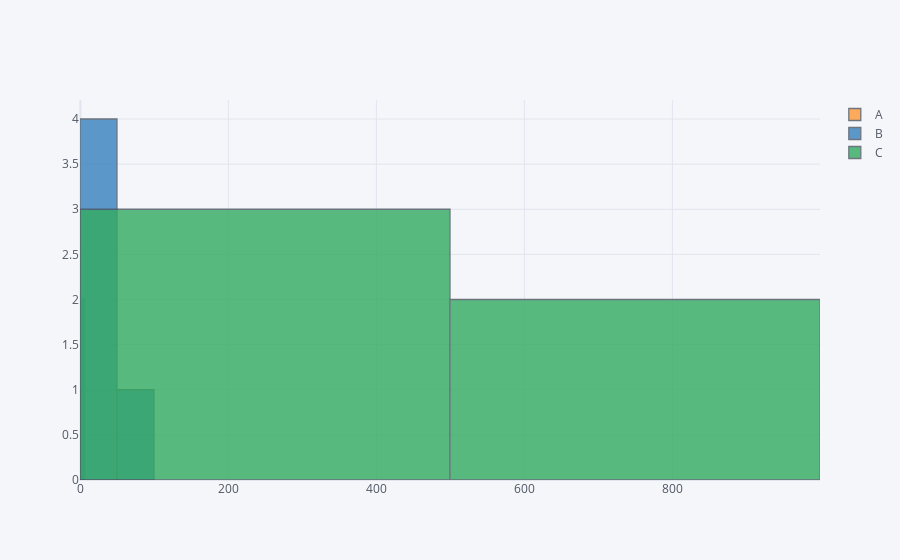

This figure's notebook cell:
### Markdown cell above
9. Make histogram of a dataframe

### Code cell
df3.iplot(kind='hist')

### Figure 1 — Plotly figure (JSON) as saved in the notebook; plotly's stock layout.template omitted (floating-point values rounded to 4 significant figures)
{"data": [{"histfunc": "count", "histnorm": "", "marker": {"color": "rgba(255, 153, 51, 1.0)", "line": {"color": "#4D5663", "width": 1.3}}, "name": "A", "opacity": 0.8, "orientation": "v", "type": "histogram", "x": [1, 2, 3, 4, 5]}, {"histfunc": "count", "histnorm": "", "marker": {"color": "rgba(55, 128, 191, 1.0)", "line": {"color": "#4D5663", "width": 1.3}}, "name": "B", "opacity": 0.8, "orientation": "v", "type": "histogram", "x": [20, 11, 45, 29, 87]}, {"histfunc": "count", "histnorm": "", "marker": {"color": "rgba(50, 171, 96, 1.0)", "line": {"color": "#4D5663", "width": 1.3}}, "name": "C", "opacity": 0.8, "orientation": "v", "type": "histogram", "x": [899, 231, 29, 323, 567]}], "layout": {"barmode": "overlay", "legend": {"bgcolor": "#F5F6F9", "font": {"color": "#4D5663"}}, "paper_bgcolor": "#F5F6F9", "plot_bgcolor": "#F5F6F9", "title": {"font": {"color": "#4D5663"}}, "xaxis": {"gridcolor": "#E1E5ED", "showgrid": true, "tickfont": {"color": "#4D5663"}, "title": {"font": {"color": "#4D5663"}, "text": ""}, "zerolinecolor": "#E1E5ED"}, "yaxis": {"gridcolor": "#E1E5ED", "showgrid": true, "tickfont": {"color": "#4D5663"}, "title": {"font": {"color": "#4D5663"}, "text": ""}, "zerolinecolor": "#E1E5ED"}}}
